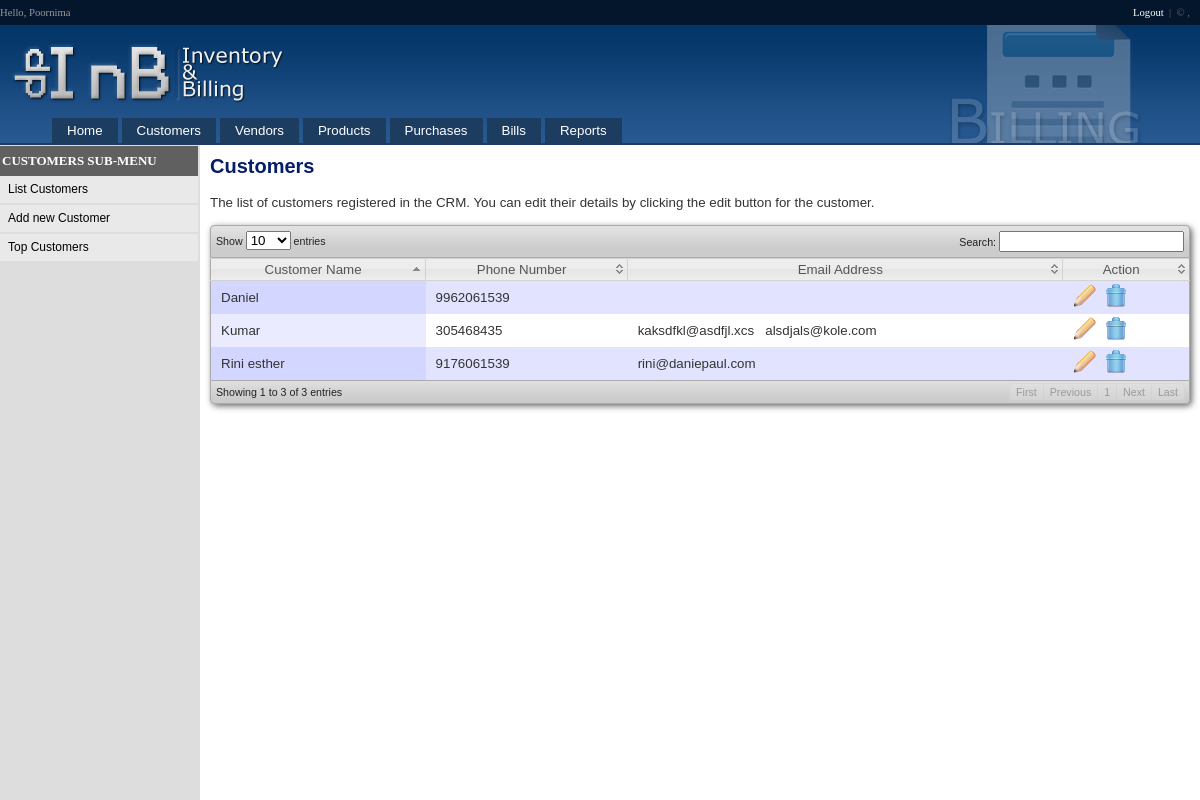
The page /Source/listCustomers.php (signed in) on the database its author committed.
### tables this page shows
CREATE TABLE IF NOT EXISTS `customers` (
  `customerID` int(11) NOT NULL AUTO_INCREMENT,
  `customerName` varchar(255) NOT NULL,
  `customerPhone1` varchar(15) NOT NULL,
  `customerPhone2` varchar(15) DEFAULT NULL,
  `customerEmail1` varchar(255) DEFAULT NULL,
  `customerEmail2` varchar(255) DEFAULT NULL,
  `postalAddress` text,
  `lastPurchasedOn` datetime DEFAULT NULL,
  `status` smallint(6) DEFAULT '1',
  PRIMARY KEY (`customerID`)
);

### Source/listCustomers.php (the view, shortened to what this page needs)
<?php
include_once("includes/header.php");
$result = mysql_query("select * from customers where status=1");
?>
<script type="text/javascript">
function confirmDeletion(name)
{
	return confirm("Are you sure you want to delete \""+name+"\" ?");
}
</script>
<h2>Customers</h2>
The list of customers registered in the CRM. You can edit their details by clicking the edit button for the customer.<br />
<br />
<table cellpadding="4" cellspacing="0" border="0" class="display" id="example">
	<thead>
		<tr>
			<th>Customer Name</th>
			<th>Phone Number</th>
			<th>Email Address</th>
			<th>Action</th>
		</tr>
	</thead>
	<tbody>
    <?php
	while($row=mysql_fetch_array($result))
	{
	?>
    <tr><td><?=$row["customerName"] ?></td>
    <td><?=$row["customerPhone1"] ?>&nbsp;&nbsp; <?=$row["customerPhone2"] ?></td>
    <td><?=$row["customerEmail1"] ?>&nbsp;&nbsp; <?=$row["customerEmail2"] ?></td>
    <td><a href="<?=BASEDIR ?>newCustomer.php?id=<?=$row["customerID"]?>"><img src="<?=BASEDIR ?>images/001_45.png" alt="Edit" title="Edit" /></a>&nbsp;&nbsp;<a href="<?=BASEDIR ?>functions.php?action=deleteCustomer&id=<?=$row["customerID"]?>" onclick="return confirmDeletion('<?=$row["customerName"] ?>')"><img src="<?=BASEDIR ?>images/001_49.png" alt="Delete" title="Delete" /></a></td>
    </tr>
    <?php } ?>
	</tbody>
</table>
<?php
include_once("includes/footer.php");
?>

### Source/css/style.css (style rules this page uses)
body { margin:0px; font-family:Verdana, Arial, Helvetica, sans-serif; overflow-y:scroll; }
a { text-decoration:none; }
table { font-size:10pt; }
table.layout tr td.right, table { color:#333333; }
table.layout tr td.right h2 { color:#061D68; }

### Source/css/style_p.css (style rules this page uses)
table.layout tr td.right, table { color:#FFFFFF; vertical-align:top; color:#000000; }
thead { display: table-header-group; }
tbody { display: table-row-group; }
tr { page-break-inside: avoid; }

### Source/css/demo_table_jui.css (style rules this page uses)
table.display thead th { padding: 3px 0px 3px 10px; cursor: pointer; * cursor: hand; }
table.display { margin: 0 auto; width: 100%; clear: both; border-collapse: collapse; }
table.display td { padding: 3px 10px; }
tr.odd { background-color: #E2E4FF; }
tr.even { background-color: white; }
tr.odd td.sorting_1 { background-color: #D3D6FF; }
tr.even td.sorting_1 { background-color: #EAEBFF; }

### Source/includes/header.php (style rules this page uses)
#example tbody { border-left: 1px solid #AAA; border-right: 1px solid #AAA; }
#example thead th:first-child { border-left: 1px solid #AAA; }
#example thead th:last-child { border-right: 1px solid #AAA; }

### rows shown on the page
customers: customerName "Daniel", customerPhone1 "9962061539"
customers: customerName "Kumar", customerPhone1 "305468435", customerEmail1 "kaksdfkl@asdfjl.xcs", customerEmail2 "alsdjals@kole.com"
customers: customerName "Rini esther", customerPhone1 "9176061539", customerEmail1 "rini@daniepaul.com"

### other values the page prints
$_SESSION["user_name"] "Poornima"
